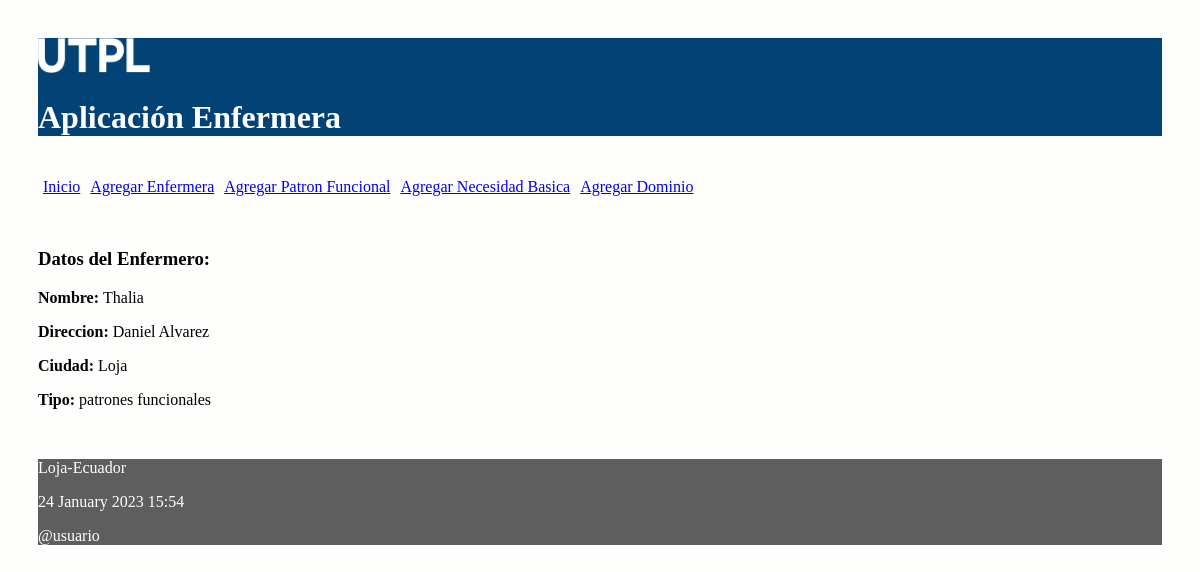
/enfermera/1, run on the app's committed database.
### enfermeria/models.py (models this page shows, shortened)
class Enfermera(models.Model):
	opcionesTipo = (
		('patrones funcionales', 'Patrones Funcionales'),
		('necesidades basicas', 'Necesidades Basicas'),
		('dominios', 'Dominios'),
	)
	nombre = models.CharField('Nombre', max_length=30)
	direccion = models.CharField('Direccion', max_length=30)
	ciudad = models.CharField('Ciudad', max_length=30)
	tipo = models.CharField('Tipo de Patron', max_length=25, choices=opcionesTipo)

### enfermeria/views.py (the view)
# urls.py: path('enfermera/<int:id>', views.obtener_enfermera,
def obtener_enfermera(request, id):
    enfermero = Enfermera.objects.get(pk=id)
    informacion_template = {'enfermero': enfermero}
    return render(request, 'obtener_enfermera.html', informacion_template)

### enfermeria/templates/obtener_enfermera.html
{% extends "master.html" %}
{% block content %}
<br></br><br></br>
<h3>Datos del Enfermero:</h3>
<p><b>Nombre: </b>{{enfermero.nombre}}</p>
<p><b>Direccion: </b>{{enfermero.direccion}}</p>
<p><b>Ciudad: </b>{{enfermero.ciudad}}</p>
<p><b>Tipo: </b>{{enfermero.tipo}}</p>
<br/>
{% endblock %}

### enfermeria/static/css/estilos.css (style rules this page uses)
body { background: #FEFEFD; padding: 30px; }

### data on the page
Enfermera: nombre "Thalia", direccion "Daniel Alvarez", ciudad "Loja", tipo "patrones funcionales"
